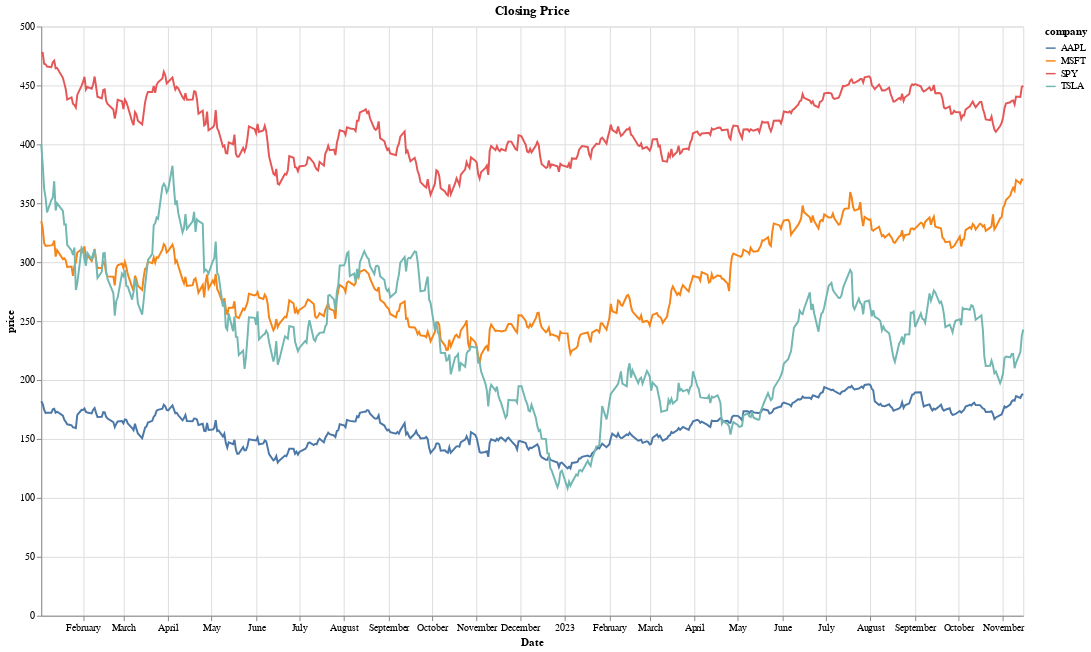

Source (notebook cell):
### Markdown cell above
## Plotting the close price

### Code cell
close = stocks.loc[:,'Close'].copy()
close_long_form = close.reset_index().melt('Date',var_name = 'company',value_name = 'price').copy()

alt.Chart(close_long_form).mark_line().encode(x= 'Date',y = 'price', color = 'company').properties(
    width=1000,
    height=600,
    title = 'Closing Price'
)

### Figure 1 — Vega-Lite specification as saved in the notebook (floating-point values rounded to 4 significant figures; data arrays with more than 128 entries replaced by an {"elided": "..."} marker saying what was removed)
{"config": {"view": {"continuousWidth": 300, "continuousHeight": 300}}, "data": {"name": "data-9f27791d5e4d84d9638dddce58b4901e"}, "mark": {"type": "line"}, "encoding": {"color": {"field": "company", "type": "nominal"}, "x": {"field": "Date", "type": "temporal"}, "y": {"field": "price", "type": "quantitative"}}, "height": 600, "title": "Closing Price", "width": 1000, "$schema": "https://vega.github.io/schema/vega-lite/v5.8.0.json", "datasets": {"data-9f27791d5e4d84d9638dddce58b4901e": {"elided": "1884 records"}}}
